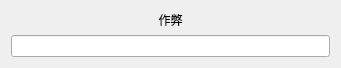
<?xml version="1.0" encoding="UTF-8"?>
<ui version="4.0">
 <class>CheatDialog</class>
 <widget class="QDialog" name="CheatDialog">
  <property name="geometry">
   <rect>
    <x>0</x>
    <y>0</y>
    <width>341</width>
    <height>56</height>
   </rect>
  </property>
  <property name="windowTitle">
   <string>Dialog</string>
  </property>
  <property name="modal">
   <bool>true</bool>
  </property>
  <layout class="QVBoxLayout" name="verticalLayout">
   <item>
    <widget class="QLabel" name="label">
     <property name="text">
      <string>作弊</string>
     </property>
     <property name="alignment">
      <set>Qt::AlignCenter</set>
     </property>
    </widget>
   </item>
   <item>
    <widget class="QLineEdit" name="lineEdit"/>
   </item>
  </layout>
 </widget>
 <resources/>
 <connections/>
</ui>
